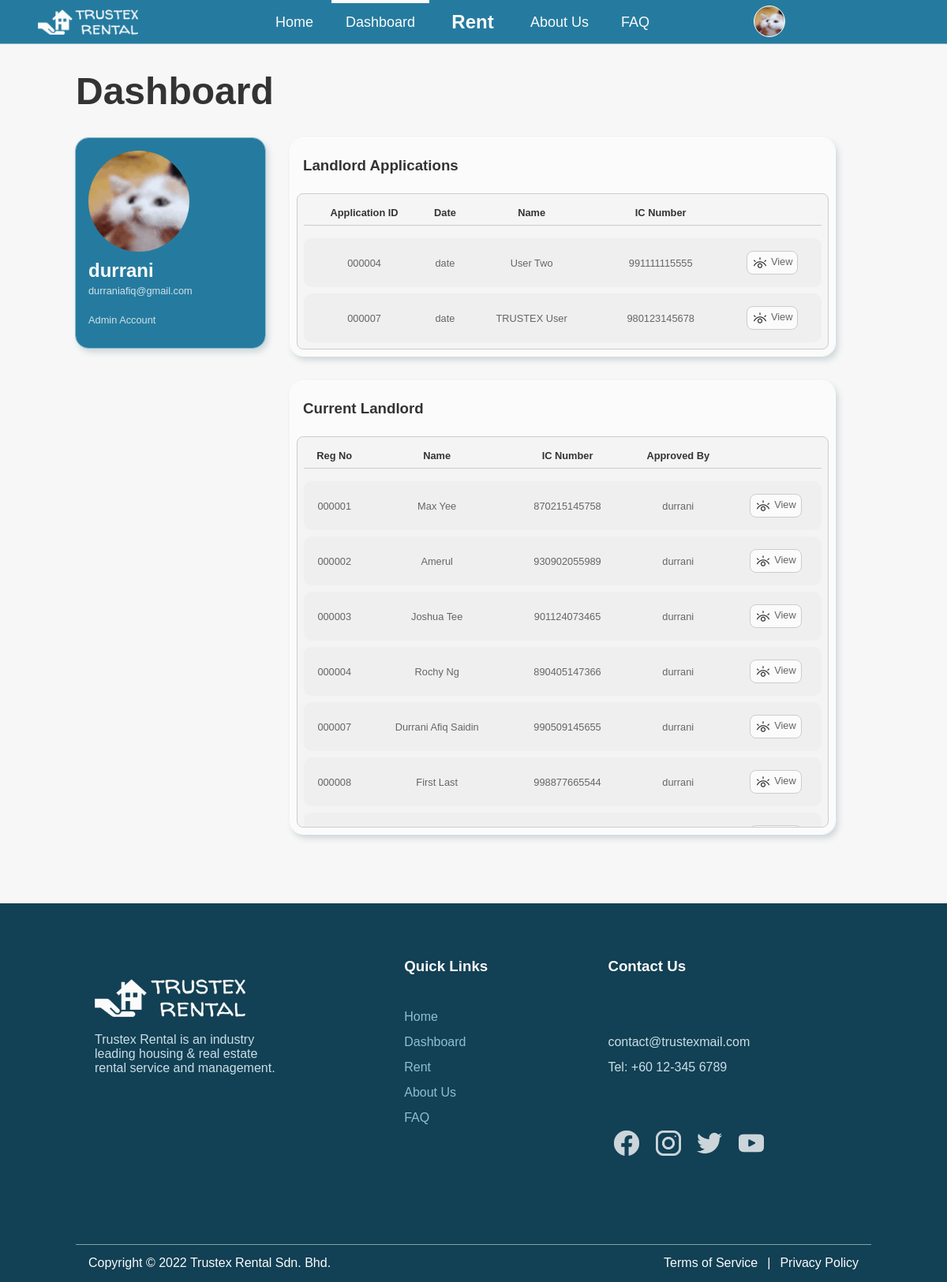
Page /dashboard-admin.php (signed in) on the committed database.
### tables this page shows
CREATE TABLE `applications` (
  `applicationID` int(6) NOT NULL,
  `userID` int(10) NOT NULL,
  `userFName` varchar(32) NOT NULL,
  `userLName` varchar(32) NOT NULL,
  `userIC` varchar(12) NOT NULL,
  `userAddress` varchar(512) NOT NULL,
  `userPhoneNo` varchar(12) NOT NULL,
  `applicationStatus` varchar(32) NOT NULL DEFAULT 'Pending',
  `administratorID` int(4) DEFAULT NULL
);

CREATE TABLE `landlord` (
  `landlordRegNo` int(6) NOT NULL,
  `userID` int(10) NOT NULL,
  `administratorID` int(4) NOT NULL
);

CREATE TABLE `user` (
  `userID` int(10) NOT NULL,
  `userName` varchar(32) NOT NULL,
  `userEmail` varchar(256) NOT NULL,
  `userPassword` varchar(256) NOT NULL,
  `userType` char(1) NOT NULL DEFAULT 'T',
  `userFName` varchar(32) NOT NULL,
  `userLName` varchar(32) NOT NULL,
  `userIC` varchar(12) NOT NULL,
  `userGender` char(1) NOT NULL,
  `userAddress` varchar(512) NOT NULL,
  `userPhoneNo` varchar(12) NOT NULL
);

### dashboard-admin.php (the view, shortened to what this page needs)
<?php
  include("html/header.html");
?>
<!DOCTYPE html>
<html>
  <body id="dashboard">
    <div class="dashboard-container container-margin">
      <h1>Dashboard</h1>
      <div class="dashboard-content">
        <div class="container-left">
          <div class="account-info">
            <div class="account-profile">
              <div class="propic-container propic-dashboard-container">
                <image class="profile-pic" src=" <?php echo $profileicon ?> " onerror="this.onerror=null; this.src='assets/images/profile-default.png'"></image>
              </div>
              <h2><?php echo $username ?></h2>
              <p><?php echo $email ?></p><br>
              <p><?php echo $usertype ?> Account</p><br>
            </div>
          </div>
        </div>
        <div class="container-right">
          <div>
            <h3>Landlord Applications</h3>
            <div class="dashboard-table-content">
              <?php
                include("dbconnect.php");
                $sql = "SELECT * FROM applications WHERE applicationStatus = 'Pending'";
                $app_list_result = mysqli_query($connect, $sql) or die ("Error: ".mysqli_error());
                $numrows = mysqli_num_rows($app_list_result);
                if ($numrows > 0) {
              ?>
                  <div class="dashboard-table">
                    <table>
                      <tr class="no-hover">
                        <th>Application ID</th>
                        <th>Date</th>
                        <th>Name</th>
                        <th>IC Number</th>
                        <th></th>
                      </tr>
                      <tr class="no-hover"><th class="th-border" colspan="5"></th></tr>
                      <?php
                        for ($i = 0; $applicant = mysqli_fetch_assoc($app_list_result); $i++) {
                          $location = "location.href='application-details.php?id=".$applicant['applicationID']."'";
                      ?>
                          <tr ondblclick="<?php echo $location ?>" style="user-select: none;">
                            <td><?php echo sprintf('%06d', $applicant['applicationID']); ?></td>
                            <td>date</td>
                            <td><?php echo $applicant['userFName']." ".$applicant['userLName']; ?></td>
                            <td><?php echo $applicant['userIC']; ?></td>
                            <td>
                              <button class="view-button" onclick="<?php echo $location ?>">
                                <image class="icon view-icon" src="assets/icons/eye.png"><span>View</span>
                              </button>
                            </td>
                          </tr>
                      <?php
                          if ($i < $numrows-1) {
                            echo "<tr class='spacer'><td></td></tr>";
                          }
                        }
                      ?>
                    </table>
                  </div>
              <?php
                }
              ?>
            </div>
          </div>
          <div>
            <h3>Current Landlord</h3>
            <div class="dashboard-table-content">
              <?php
                include("dbconnect.php");
                $sql = "SELECT landlordRegNo, landlord.userID, user.userFName, user.userLName, user.userIC, adm.userName AS admin_username
                        FROM landlord
                        LEFT JOIN user ON landlord.userID = user.userID
                        LEFT JOIN (
                          SELECT administrator.administratorID, user.userName
                          FROM administrator, user
                          WHERE user.userID = administrator.userID
                        ) AS adm ON adm.administratorID = landlord.administratorID";
                $landlord_list_result = mysqli_query($connect, $sql) or die ("Error: ".mysqli_error());
                $numrows = mysqli_num_rows($landlord_list_result);
                if ($numrows > 0) {
              ?>
              <div class="dashboard-table">
                <table>
                  <tr class="no-hover">
                    <th>Reg No</th>
                    <th>Name</th>
                    <th>IC Number</th>
                    <th>Approved By</th>
                    <th></th>
                  </tr>
                  <tr class="no-hover"><th class="th-border" colspan="5"></th></tr>
                  <?php
                    for ($i = 0; $landlord = mysqli_fetch_assoc($landlord_list_result); $i++) {
                      $location = "location.href='landlord-details.php?id=".$landlord['landlordRegNo']."'";
                  ?>
                    <tr ondblclick="<?php echo $location ?>" style="user-select: none;">
                      <td><?php echo sprintf('%06d', $landlord['landlordRegNo']); ?></td>
                      <td><?php echo $landlord["userFName"]." ".$landlord["userLName"] ?></td>
                      <td><?php echo $landlord["userIC"] ?></td>
                      <td><?php echo $landlord["admin_username"] ?></td>
                      <td>
                        <button class="view-button" onclick="<?php echo $location ?>">
                          <image class="icon view-icon" src="assets/icons/eye.png"><span>View</span>
                        </button>
                      </td>
                    </tr>
                  <?php
                      if ($i < $numrows-1) {
                        echo "<tr class='spacer'><td></td></tr>";
                      }
                    }
                  ?>
                </table>
              </div>
            </div>
              <?php
                }
              ?>
            </div>
          </div>
        </div>
      </div>
  </body>
</html>

### rows in the picture
applications: applicationID "000004", userFName "User", userLName "Two", userIC "991111115555"
applications: applicationID "000007", userFName "TRUSTEX", userLName "User", userIC "980123145678"
landlord: landlordRegNo "000001", userID.userFName "Max", userID.userLName "Yee", userID.userIC "870215145758", admin_username "durrani"
landlord: landlordRegNo "000002", userID.userFName "Amerul", userID.userIC "930902055989", admin_username "durrani"
landlord: landlordRegNo "000003", userID.userFName "Joshua", userID.userLName "Tee", userID.userIC "901124073465", admin_username "durrani"
landlord: landlordRegNo "000004", userID.userFName "Rochy", userID.userLName "Ng", userID.userIC "890405147366", admin_username "durrani"
landlord: landlordRegNo "000007", userID.userFName "Durrani Afiq", userID.userLName "Saidin", userID.userIC "990509145655", admin_username "durrani"
landlord: landlordRegNo "000008", userID.userFName "First", userID.userLName "Last", userID.userIC "998877665544", admin_username "durrani"

### other values in the picture
$username "durrani"
$email "durraniafiq@gmail.com"
$usertype "Admin"
